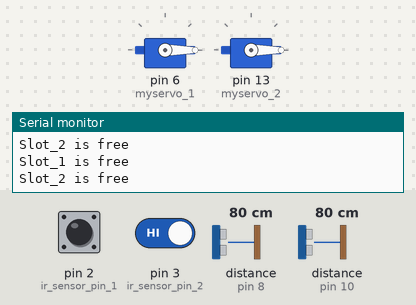
This sketch was run on a simulated Arduino Uno, built with avr-gcc and run on an emulated ATmega328P. Parts: 2 × servo, the last lines printed to the serial monitor. Wiring (inferred from the names in the program): 2 × ultrasonic range finder: trigger pin 7, echo pin 8 / trigger pin 9, echo pin 10. The test bench sets the inputs (shaded band); at power-on: pin 2 (ir_sensor_pin_1) HIGH, pin 3 (ir_sensor_pin_2) HIGH, distance to the obstacle (sensors on pin 8, pin 10) 80 cm. The echo pulse lasts 58.3 µs per cm.

Above: at 1.2 s.
1.3 s: pin 2 (ir_sensor_pin_1) driven LOW
At 1.79 s:
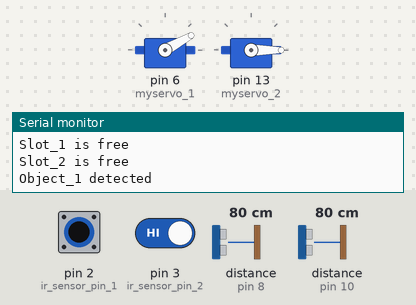
At 2.39 s:
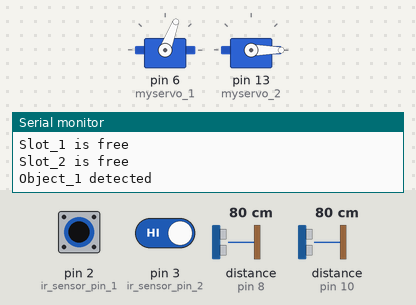
4.3 s: pin 3 (ir_sensor_pin_2) driven LOW
14.1 s: pin 2 (ir_sensor_pin_1) pulsed LOW 2 times (0.12 s each, 0.3 s apart)
At 14.7 s:
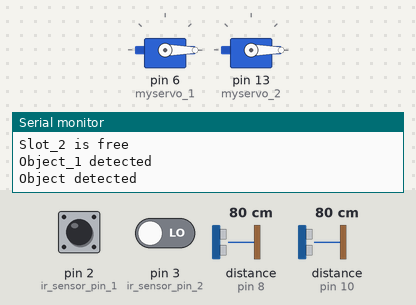
Timing chart, 0 to 17.1 s (numbered marks = the images above; inputs shaded):
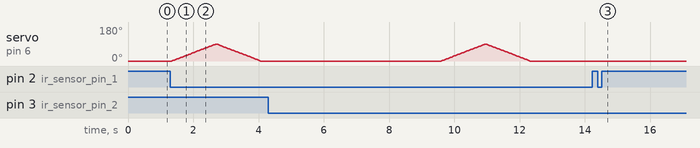

Measured:
- after the input at 1.3 s, servo on pin 6 (myservo_1): rises from 0° to 90° in 1.3 s, then falls to 0° in 1.4 s
- after the input at 14.1 s, servo on pin 6 (myservo_1): stays 0° (without the input it goes to 1° after 3.8 s)

The sketch:

Smart_Parking_System.ino
```cpp
#include <Servo.h>
Servo myservo_1;
Servo myservo_2;
int trigPin_1 = 7;    // TRIG pin
int echoPin_1 = 8;    // ECHO pin
int trigPin_2 = 9;    // TRIG pin
int echoPin_2 = 10;
int ir_sensor_pin_1 = 2;
int ir_sensor_pin_2 = 3;

float duration_us, distance;
void setup() {
  Serial.begin(9600);
  pinMode(trigPin_1, OUTPUT);
  pinMode(echoPin_1, INPUT);
  pinMode(trigPin_2, OUTPUT);
  pinMode(echoPin_2, INPUT);
  pinMode(ir_sensor_pin_1, INPUT);
  pinMode(ir_sensor_pin_2, INPUT);
  myservo_1.attach(6);
  myservo_2.attach(13);
  myservo_1.write(0);
  myservo_2.write(0);
}

void loop() {
  servo_1();
  servo_2();
  int p_1 = getDistance(trigPin_1,echoPin_1);
  int p_2 = getDistance(trigPin_2,echoPin_2);
  if (p_1 <= 4 & p_2 <= 4){
    Serial.println("Slot_1 is occupied");
    Serial.println("Slot_2 is occupied");
  }
  else if(p_1 >4 & p_2 <=4){
    Serial.println("Slot_1 is free");
    Serial.println("Slot_2 is occupied");
  }
  else if(p_1 <=4 & p_2 >4){
 Serial.println("Slot_1 is occupied");
    Serial.println("Slot_2 is free");
  }
  else{
    Serial.println("Slot_1 is free");
    Serial.println("Slot_2 is free");
  }
}
int getDistance(int trig,int echo){
  digitalWrite(trig, HIGH);
  delayMicroseconds(10);
  digitalWrite(trig, LOW);
  duration_us = pulseIn(echo, HIGH);
  distance = 0.017 * duration_us;
  return distance;
}
void servo_1(){
  int pos =0;
    if (digitalRead(ir_sensor_pin_1)== LOW) // if Pin logic is HIGH
  {
    Serial.println("Object_1 detected");
    for (pos = 0; pos <= 90; pos += 1)
    {
      myservo_1.write(pos);              // tell servo to go to position in variable 'pos'
      delay(15);                       // waits 15 ms for the servo to reach the position
    }
    for (pos = 90; pos >= 0; pos -= 1)
    {
      myservo_1.write(pos);              // tell servo to go to position in variable 'pos'
      delay(15);                       // waits 15 ms for the servo to reach the position
    }
      delay(250);
  }
}
void servo_2(){
  int pos = 0;
    if (digitalRead(ir_sensor_pin_2)== LOW) // if Pin logic is HIGH
  {
    Serial.println("Object detected");
    myservo_2.write(pos);              // tell servo to go to position in variable 'pos'
    delay(5000);
    myservo_2.write(pos);              // tell servo to go to position in variable 'pos'
    delay(250);
  }
}
```
